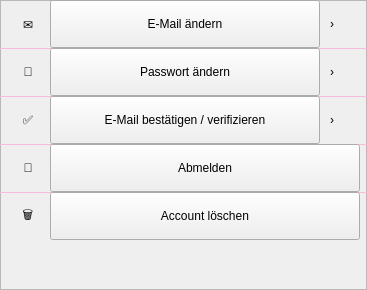
    <widget class="QFrame" name="cardAccount">
     <property name="geometry"><rect><x>10</x><y>40</y><width>367</width><height>290</height></rect></property>
     <property name="frameShape"><enum>QFrame::StyledPanel</enum></property>

     <!-- E-Mail ändern -->
     <widget class="QLabel" name="iconEmail">
      <property name="geometry"><rect><x>14</x><y>0</y><width>28</width><height>48</height></rect></property>
      <property name="settingsIcon" stdset="0"><string>true</string></property>
      <property name="text"><string>✉️</string></property>
      <property name="alignment"><set>Qt::AlignCenter</set></property>
     </widget>
     <widget class="QPushButton" name="btnEmailAendern">
      <property name="geometry"><rect><x>50</x><y>0</y><width>270</width><height>48</height></rect></property>
      <property name="cursor"><cursorShape>PointingHandCursor</cursorShape></property>
      <property name="text"><string>E-Mail ändern</string></property>
      <property name="settingsRow" stdset="0"><string>true</string></property>
     </widget>
     <widget class="QLabel" name="chevEmail">
      <property name="geometry"><rect><x>330</x><y>14</y><width>28</width><height>20</height></rect></property>
      <property name="chevron" stdset="0"><string>true</string></property>
      <property name="text"><string>›</string></property>
     </widget>

     <widget class="QFrame" name="div1"><property name="geometry"><rect><x>0</x><y>48</y><width>367</width><height>1</height></rect></property><property name="frameShape"><enum>QFrame::HLine</enum></property><property name="rowDivider" stdset="0"><string>true</string></property><property name="styleSheet"><string notr="true">background:#F8BBD9;max-height:1px;border:none;</string></property></widget>

     <!-- Passwort ändern -->
     <widget class="QLabel" name="iconPw">
      <property name="geometry"><rect><x>14</x><y>48</y><width>28</width><height>48</height></rect></property>
      <property name="settingsIcon" stdset="0"><string>true</string></property>
      <property name="text"><string>🔑</string></property>
      <property name="alignment"><set>Qt::AlignCenter</set></property>
     </widget>
     <widget class="QPushButton" name="btnPasswortAendern">
      <property name="geometry"><rect><x>50</x><y>48</y><width>270</width><height>48</height></rect></property>
      <property name="cursor"><cursorShape>PointingHandCursor</cursorShape></property>
      <property name="text"><string>Passwort ändern</string></property>
      <property name="settingsRow" stdset="0"><string>true</string></property>
     </widget>
     <widget class="QLabel" name="chevPw">
      <property name="geometry"><rect><x>330</x><y>62</y><width>28</width><height>20</height></rect></property>
      <property name="chevron" stdset="0"><string>true</string></property>
      <property name="text"><string>›</string></property>
     </widget>

     <widget class="QFrame" name="div2"><property name="geometry"><rect><x>0</x><y>96</y><width>367</width><height>1</height></rect></property><property name="frameShape"><enum>QFrame::HLine</enum></property><property name="styleSheet"><string notr="true">background:#F8BBD9;max-height:1px;border:none;</string></property></widget>

     <!-- E-Mail bestätigen -->
     <widget class="QLabel" name="iconVerify">
      <property name="geometry"><rect><x>14</x><y>96</y><width>28</width><height>48</height></rect></property>
      <property name="settingsIcon" stdset="0"><string>true</string></property>
      <property name="text"><string>✅</string></property>
      <property name="alignment"><set>Qt::AlignCenter</set></property>
     </widget>
     <widget class="QPushButton" name="btnEmailVerify">
      <property name="geometry"><rect><x>50</x><y>96</y><width>270</width><height>48</height></rect></property>
      <property name="cursor"><cursorShape>PointingHandCursor</cursorShape></property>
      <property name="text"><string>E-Mail bestätigen / verifizieren</string></property>
      <property name="settingsRow" stdset="0"><string>true</string></property>
     </widget>
     <widget class="QLabel" name="chevVerify">
      <property name="geometry"><rect><x>330</x><y>110</y><width>28</width><height>20</height></rect></property>
      <property name="chevron" stdset="0"><string>true</string></property>
      <property name="text"><string>›</string></property>
     </widget>

     <widget class="QFrame" name="div3"><property name="geometry"><rect><x>0</x><y>144</y><width>367</width><height>1</height></rect></property><property name="frameShape"><enum>QFrame::HLine</enum></property><property name="styleSheet"><string notr="true">background:#F8BBD9;max-height:1px;border:none;</string></property></widget>

     <!-- Abmelden -->
     <widget class="QLabel" name="iconAbmelden">
      <property name="geometry"><rect><x>14</x><y>144</y><width>28</width><height>48</height></rect></property>
      <property name="settingsIcon" stdset="0"><string>true</string></property>
      <property name="text"><string>🚪</string></property>
      <property name="alignment"><set>Qt::AlignCenter</set></property>
     </widget>
     <widget class="QPushButton" name="btnAbmelden">
      <property name="geometry"><rect><x>50</x><y>144</y><width>310</width><height>48</height></rect></property>
      <property name="cursor"><cursorShape>PointingHandCursor</cursorShape></property>
      <property name="text"><string>Abmelden</string></property>
     </widget>

     <widget class="QFrame" name="div4"><property name="geometry"><rect><x>0</x><y>192</y><width>367</width><height>1</height></rect></property><property name="frameShape"><enum>QFrame::HLine</enum></property><property name="styleSheet"><string notr="true">background:#F8BBD9;max-height:1px;border:none;</string></property></widget>

     <!-- Account löschen -->
     <widget class="QLabel" name="iconLoeschen">
      <property name="geometry"><rect><x>14</x><y>192</y><width>28</width><height>48</height></rect></property>
      <property name="settingsIcon" stdset="0"><string>true</string></property>
      <property name="text"><string>🗑️</string></property>
      <property name="alignment"><set>Qt::AlignCenter</set></property>
     </widget>
     <widget class="QPushButton" name="btnLoeschen">
      <property name="geometry"><rect><x>50</x><y>192</y><width>310</width><height>48</height></rect></property>
      <property name="cursor"><cursorShape>PointingHandCursor</cursorShape></property>
      <property name="text"><string>Account löschen</string></property>
     </widget>

     <!-- Passwort-Felder (eingeklappt, nur sichtbar wenn btnPasswortAendern geklickt) -->
     <widget class="QLineEdit" name="txtPwAlt">
      <property name="geometry"><rect><x>14</x><y>246</y><width>339</width><height>0</height></rect></property>
      <property name="placeholderText"><string>Altes Passwort</string></property>
      <property name="echoMode"><enum>QLineEdit::Password</enum></property>
      <property name="styleSheet"><string>border:1.5px solid #F8BBD9;border-radius:10px;padding:6px 12px;font-size:13px;color:#880E4F;background:#FDF6F0;</string></property>
     </widget>
     <widget class="QLineEdit" name="txtPwNeu">
      <property name="geometry"><rect><x>14</x><y>252</y><width>339</width><height>0</height></rect></property>
      <property name="placeholderText"><string>Neues Passwort</string></property>
      <property name="echoMode"><enum>QLineEdit::Password</enum></property>
      <property name="styleSheet"><string>border:1.5px solid #F8BBD9;border-radius:10px;padding:6px 12px;font-size:13px;color:#880E4F;background:#FDF6F0;</string></property>
     </widget>
     <widget class="QLineEdit" name="txtPwNeu2">
      <property name="geometry"><rect><x>14</x><y>258</y><width>339</width><height>0</height></rect></property>
      <property name="placeholderText"><string>Neues Passwort bestätigen</string></property>
      <property name="echoMode"><enum>QLineEdit::Password</enum></property>
      <property name="styleSheet"><string>border:1.5px solid #F8BBD9;border-radius:10px;padding:6px 12px;font-size:13px;color:#880E4F;background:#FDF6F0;</string></property>
     </widget>
     <widget class="QPushButton" name="btnPwSpeichern">
      <property name="geometry"><rect><x>14</x><y>264</y><width>339</width><height>0</height></rect></property>
      <property name="text"><string>Passwort speichern</string></property>
      <property name="styleSheet"><string>background:#E91E63;color:#fff;border:none;border-radius:12px;font-size:13px;font-weight:bold;</string></property>
     </widget>
    </widget>
